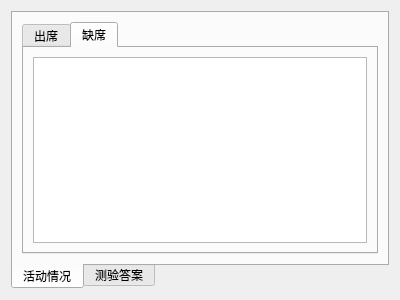
<?xml version="1.0" encoding="UTF-8"?>
<ui version="4.0">
 <class>ActiveDialog</class>
 <widget class="QDialog" name="ActiveDialog">
  <property name="geometry">
   <rect>
    <x>0</x>
    <y>0</y>
    <width>400</width>
    <height>300</height>
   </rect>
  </property>
  <property name="windowTitle">
   <string>Dialog</string>
  </property>
  <layout class="QHBoxLayout" name="horizontalLayout">
   <item>
    <widget class="QTabWidget" name="tabWidget1">
     <property name="tabPosition">
      <enum>QTabWidget::South</enum>
     </property>
     <property name="currentIndex">
      <number>0</number>
     </property>
     <widget class="QWidget" name="tab">
      <attribute name="title">
       <string>活动情况</string>
      </attribute>
      <layout class="QVBoxLayout" name="verticalLayout">
       <item>
        <widget class="QTabWidget" name="tabWidget">
         <property name="currentIndex">
          <number>1</number>
         </property>
         <widget class="QWidget" name="tab_4">
          <attribute name="title">
           <string>出席</string>
          </attribute>
          <layout class="QVBoxLayout" name="verticalLayout_2">
           <item>
            <widget class="QListWidget" name="listWidget"/>
           </item>
          </layout>
         </widget>
         <widget class="QWidget" name="tab_5">
          <attribute name="title">
           <string>缺席</string>
          </attribute>
          <layout class="QVBoxLayout" name="verticalLayout_3">
           <item>
            <widget class="QListWidget" name="listWidget_2"/>
           </item>
          </layout>
         </widget>
        </widget>
       </item>
      </layout>
     </widget>
     <widget class="QWidget" name="tab_3">
      <attribute name="title">
       <string>测验答案</string>
      </attribute>
     </widget>
    </widget>
   </item>
  </layout>
 </widget>
 <resources/>
 <connections/>
</ui>
